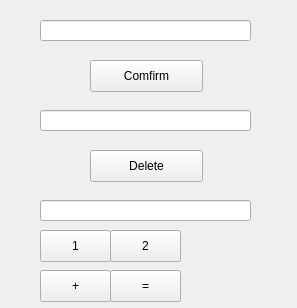
<?xml version="1.0" encoding="UTF-8"?>
<ui version="4.0">
 <class>Widget</class>
 <widget class="QWidget" name="Widget">
  <property name="geometry">
   <rect>
    <x>0</x>
    <y>0</y>
    <width>297</width>
    <height>308</height>
   </rect>
  </property>
  <property name="windowTitle">
   <string>Widget</string>
  </property>
  <widget class="QLineEdit" name="edit_comfirm">
   <property name="geometry">
    <rect>
     <x>40</x>
     <y>20</y>
     <width>211</width>
     <height>21</height>
    </rect>
   </property>
   <property name="text">
    <string/>
   </property>
  </widget>
  <widget class="QPushButton" name="comfirm_pushButton">
   <property name="geometry">
    <rect>
     <x>90</x>
     <y>60</y>
     <width>113</width>
     <height>32</height>
    </rect>
   </property>
   <property name="text">
    <string>Comfirm</string>
   </property>
  </widget>
  <widget class="QLineEdit" name="edit_delete">
   <property name="geometry">
    <rect>
     <x>40</x>
     <y>110</y>
     <width>211</width>
     <height>21</height>
    </rect>
   </property>
  </widget>
  <widget class="QPushButton" name="delete_pushButton_2">
   <property name="geometry">
    <rect>
     <x>90</x>
     <y>150</y>
     <width>113</width>
     <height>32</height>
    </rect>
   </property>
   <property name="text">
    <string>Delete</string>
   </property>
  </widget>
  <widget class="QLineEdit" name="edit_3">
   <property name="geometry">
    <rect>
     <x>40</x>
     <y>200</y>
     <width>211</width>
     <height>21</height>
    </rect>
   </property>
  </widget>
  <widget class="QPushButton" name="one_pushButton">
   <property name="geometry">
    <rect>
     <x>40</x>
     <y>230</y>
     <width>71</width>
     <height>32</height>
    </rect>
   </property>
   <property name="text">
    <string>1</string>
   </property>
  </widget>
  <widget class="QPushButton" name="two_pushButton_2">
   <property name="geometry">
    <rect>
     <x>110</x>
     <y>230</y>
     <width>71</width>
     <height>32</height>
    </rect>
   </property>
   <property name="text">
    <string>2</string>
   </property>
  </widget>
  <widget class="QPushButton" name="add_pushButton">
   <property name="geometry">
    <rect>
     <x>40</x>
     <y>270</y>
     <width>71</width>
     <height>32</height>
    </rect>
   </property>
   <property name="text">
    <string>+</string>
   </property>
  </widget>
  <widget class="QPushButton" name="equal_pushButton">
   <property name="geometry">
    <rect>
     <x>110</x>
     <y>270</y>
     <width>71</width>
     <height>32</height>
    </rect>
   </property>
   <property name="text">
    <string>=</string>
   </property>
  </widget>
 </widget>
 <resources/>
 <connections/>
</ui>
